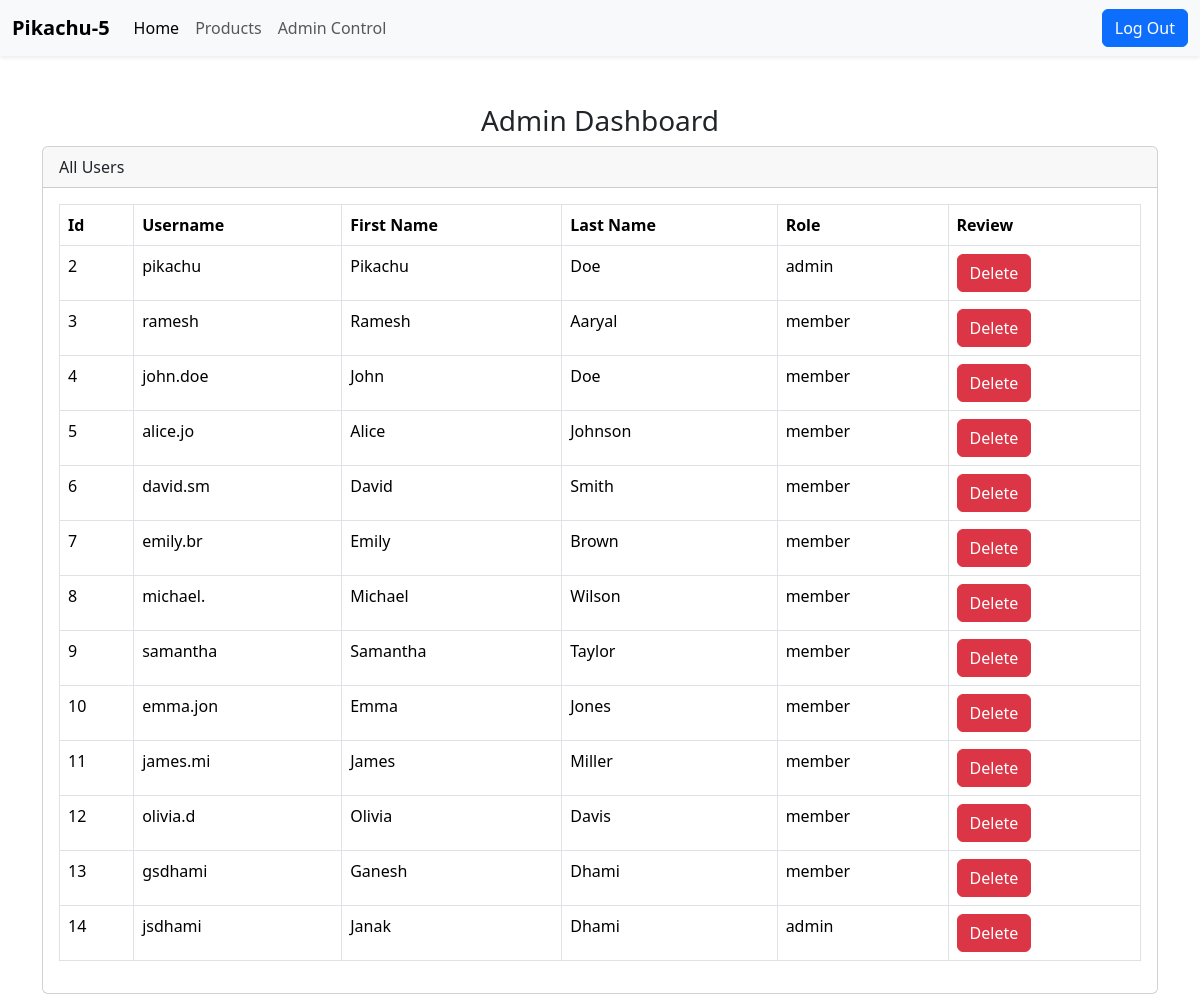
Screenshot of /admin.php (signed in) with the database file from the repository.
### tables this page shows
CREATE TABLE `users` (
  `id` int(11) NOT NULL,
  `fname` varchar(16) NOT NULL,
  `lname` varchar(16) NOT NULL,
  `username` varchar(8) NOT NULL,
  `password` varchar(16) NOT NULL,
  `role` varchar(10) NOT NULL
);

### admin.php (the view, shortened to what this page needs)
<?php
if (isset($_COOKIE['username']) AND $_COOKIE['role'] == 'admin' ) { ?>
<!DOCTYPE html>
<html lang="en">
<head>
      <?php include './styles/styles.php';?>
</head>
<body>
      <?php include './components/navbar.php';?>
      <div class="container">
            <div class="row">
                  <div class="col-md-12 mt-5">
                        <h3 class="text-center">Admin Dashboard</h3>
                  </div>
                  <div class="col-md-12">
                        <div class="card">
                              <div class="card-header">
                                    All Users
                              </div>
                              <div class="card-body">
                                    <table class="table table-bordered">
                                          <thead>
                                                <tr>
                                                      <th>Id</th>
                                                      <th>Username</th>
                                                      <th>First Name</th>
                                                      <th>Last Name</th>
                                                      <th>Role</th>
                                                      <th>Review</th>
                                                </tr>
                                          </thead>
                                          <tbody>
                                          <?php
                                          include './db/db.php';
                                          $sql = "SELECT * FROM users";
                                          $result = $conn->query($sql);
                                          if ($result->num_rows > 0) {
                                                while ($row = $result->fetch_assoc()) {?>
                                                      <tr>
                                                            <td><?php echo $row['id']; ?></td>
                                                            <td><?php echo $row['username']; ?></td>
                                                            <td><?php echo $row['fname']; ?></td>
                                                            <td><?php echo $row['lname']; ?></td>
                                                            <td><?php echo $row['role']; ?></td>
                                                            <td>
                                                            <a href="./deleteuser.php?user_id=<?php echo $row['id']; ?>"> <button type="button" class="btn btn-danger">Delete</button></a>
                                                            </td>
                                                      </tr>
                                          <?php }
                                          } else {
                                                echo "0 results";
                                          }
                                          ?>
                                          </tbody>
                                    </table>
                              </div>
                        </div>
                  </div>
</body>
</html>
<?php } else {
      echo "You are not Admin";
} ?>

### styles/styles.php (shortened to what this page needs)
<link href="https://cdn.jsdelivr.net/npm/bootstrap@5.3.3/dist/css/bootstrap.min.css" rel="stylesheet">

### components/navbar.php
<nav class="navbar navbar-expand-lg bg-body-tertiary shadow-sm" data-bs-theme="light">
  <div class="container-fluid">
    <a class="navbar-brand" href="./dashbord.php"><b>Pikachu-5</b></a>
  <?php if(isset($_COOKIE['username'])){ ?>
    <div class="collapse navbar-collapse" id="navbarNavDropdown">
      <ul class="navbar-nav">
      <li class="nav-item">
          <a class="nav-link active" href="./dashbord.php">Home</a>
        </li>
        <li class="nav-item">
          <a class="nav-link " aria-current="page" href="./products.php">Products</a>
        </li>
        <?php if($_COOKIE['role'] == 'admin'){ ?>
          <li class="nav-item">
          <a class="nav-link" href="./admin.php">Admin Control</a>
           </li>
        <?php } ?>
      </ul>
    </div>
    <div class="d-flex">
    <form action="./logout.php" method="post">
      <button type="submit" class="btn btn-primary">Log Out</button>
    </form>
    <?php }?>
    </div>
  </div>
</nav>

### rows the page displays
users: id "2", username "pikachu", fname "Pikachu", lname "Doe", role "admin"
users: id "3", username "ramesh", fname "Ramesh", lname "Aaryal", role "member"
users: id "4", username "john.doe", fname "John", lname "Doe", role "member"
users: id "5", username "alice.jo", fname "Alice", lname "Johnson", role "member"
users: id "6", username "david.sm", fname "David", lname "Smith", role "member"
users: id "7", username "emily.br", fname "Emily", lname "Brown", role "member"
users: id "8", username "michael.", fname "Michael", lname "Wilson", role "member"
users: id "9", username "samantha", fname "Samantha", lname "Taylor", role "member"
users: id "10", username "emma.jon", fname "Emma", lname "Jones", role "member"
users: id "11", username "james.mi", fname "James", lname "Miller", role "member"
users: id "12", username "olivia.d", fname "Olivia", lname "Davis", role "member"
users: id "13", username "gsdhami", fname "Ganesh", lname "Dhami", role "member"
users: id "14", username "jsdhami", fname "Janak", lname "Dhami", role "admin"
